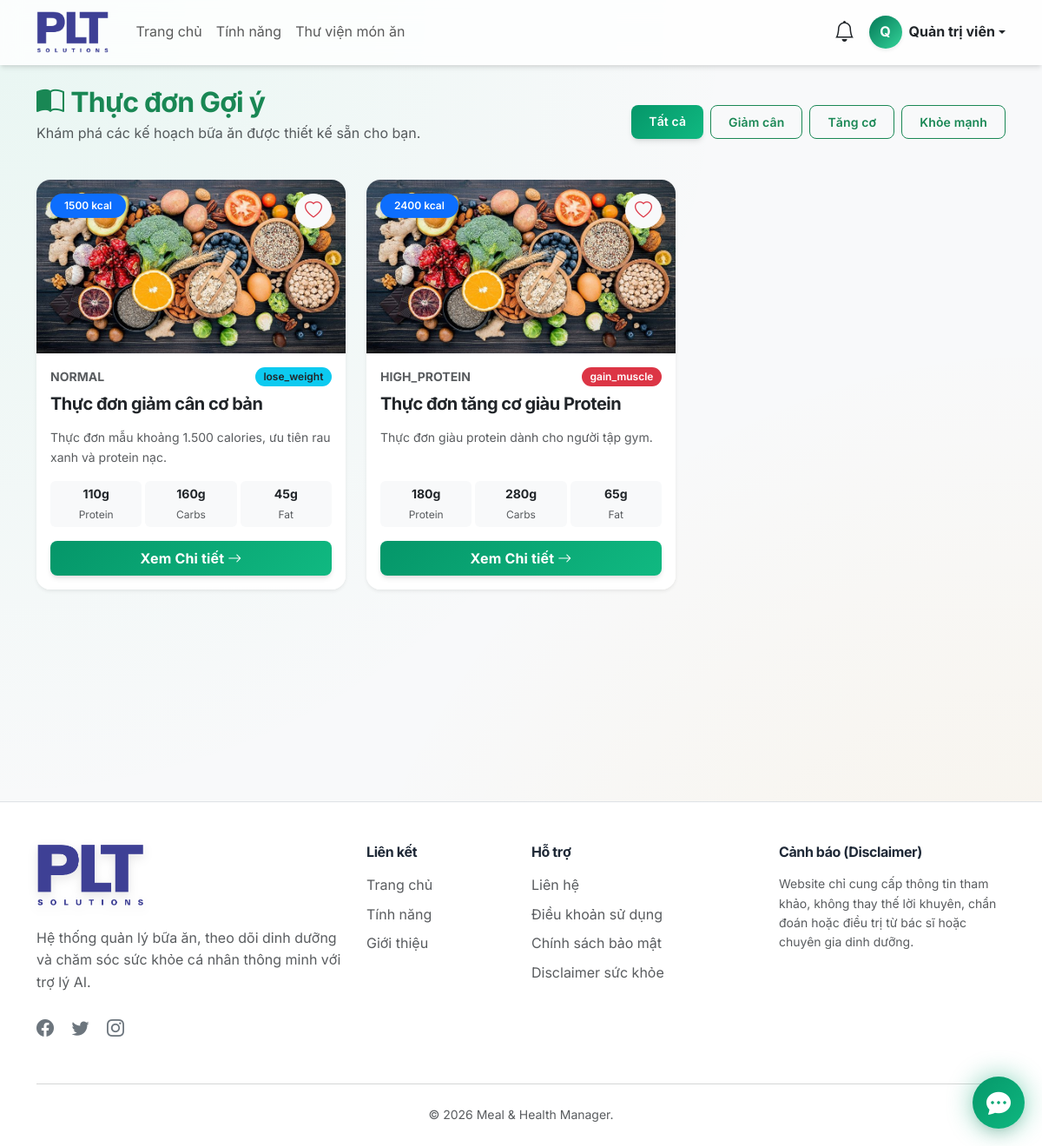
Page /user/meal-plans.php (signed in) on the earlier database version.
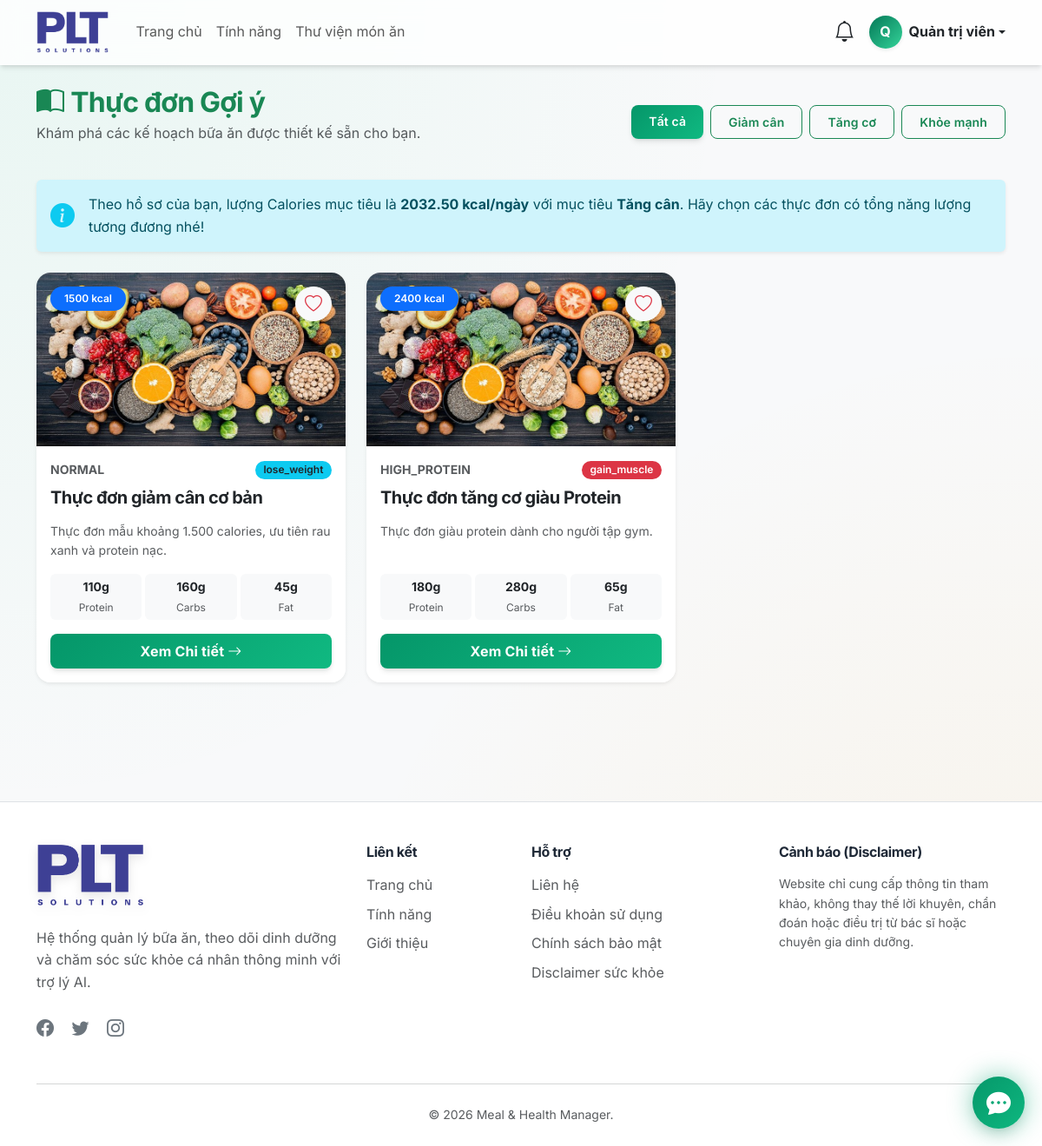
Same page on the later database version.
### tables this page shows
CREATE TABLE IF NOT EXISTS `meal_plans` (
  `id` bigint UNSIGNED NOT NULL AUTO_INCREMENT,
  `name` varchar(180) NOT NULL,
  `slug` varchar(200) NOT NULL,
  `description` text,
  `goal_type` enum('lose_weight','gain_weight','maintain_weight','gain_muscle') NOT NULL,
  `diet_type` varchar(255) DEFAULT 'normal',
  `total_calories` decimal(10,2) NOT NULL DEFAULT '0.00',
  `total_protein` decimal(10,2) NOT NULL DEFAULT '0.00',
  `total_carbs` decimal(10,2) NOT NULL DEFAULT '0.00',
  `total_fat` decimal(10,2) NOT NULL DEFAULT '0.00',
  `total_fiber` decimal(10,2) NOT NULL DEFAULT '0.00',
  `image` varchar(255) DEFAULT NULL,
  `is_premium` tinyint(1) NOT NULL DEFAULT '0',
  `status` enum('active','inactive') NOT NULL DEFAULT 'active',
  `created_by` bigint UNSIGNED DEFAULT NULL,
  `created_at` timestamp NOT NULL DEFAULT CURRENT_TIMESTAMP,
  `updated_at` timestamp NOT NULL DEFAULT CURRENT_TIMESTAMP ON UPDATE CURRENT_TIMESTAMP,
  PRIMARY KEY (`id`),
  UNIQUE KEY `slug` (`slug`),
  KEY `fk_meal_plans_created_by` (`created_by`),
  KEY `idx_meal_plans_goal` (`goal_type`),
  KEY `idx_meal_plans_status` (`status`),
  KEY `idx_meal_plans_premium` (`is_premium`)
);

CREATE TABLE IF NOT EXISTS `user_profiles` (
  `id` bigint UNSIGNED NOT NULL AUTO_INCREMENT,
  `user_id` bigint UNSIGNED NOT NULL,
  `date_of_birth` date DEFAULT NULL,
  `age` tinyint UNSIGNED DEFAULT NULL,
  `gender` enum('male','female','other') DEFAULT NULL,
  `height_cm` decimal(5,2) DEFAULT NULL,
  `current_weight_kg` decimal(6,2) DEFAULT NULL,
  `target_weight_kg` decimal(6,2) DEFAULT NULL,
  `activity_level` enum('sedentary','light','moderate','very_active','extra_active') DEFAULT 'sedentary',
  `health_goal` enum('lose_weight','gain_weight','maintain_weight','gain_muscle') DEFAULT 'maintain_weight',
  goal_pace enum('slow','moderate','fast') NOT NULL DEFAULT 'moderate',
  `diet_type` enum('normal','vegetarian','vegan','low_carb','low_sugar','gluten_free','high_protein') DEFAULT 'normal',
  `allergies` text,
  `disliked_foods` text,
  `meals_per_day` tinyint UNSIGNED NOT NULL DEFAULT '3',
  `bmr` decimal(8,2) DEFAULT NULL,
  `tdee` decimal(8,2) DEFAULT NULL,
  `bmi` decimal(5,2) DEFAULT NULL,
  `calorie_target` decimal(8,2) DEFAULT NULL,
  `protein_target` decimal(8,2) DEFAULT NULL,
  `carb_target` decimal(8,2) DEFAULT NULL,
  `fat_target` decimal(8,2) DEFAULT NULL,
  `fiber_target` decimal(8,2) DEFAULT '25.00',
  `water_target_ml` int UNSIGNED DEFAULT '2000',
  `created_at` timestamp NOT NULL DEFAULT CURRENT_TIMESTAMP,
  `updated_at` timestamp NOT NULL DEFAULT CURRENT_TIMESTAMP ON UPDATE CURRENT_TIMESTAMP,
  PRIMARY KEY (`id`),
  UNIQUE KEY `user_id` (`user_id`)
);

### includes/functions.php (called while the page is built, shortened)
<?php
function meal_plan_image_url($image) {
    $fallback = BASE_URL . '/img/bg1.jpg';
    if (!is_string($image) || trim($image) === '') {
        return $fallback;
    }
    $image = str_replace('\\', '/', trim($image));
    $filename = basename($image);
    $relative = '/uploads/meal_plans/' . $filename;
    $full_path = dirname(__DIR__) . str_replace('/', DIRECTORY_SEPARATOR, $relative);
    return is_file($full_path) ? BASE_URL . $relative : $fallback;
}

### models/ProfileModel.php (called while the page is built, shortened)
<?php
require_once __DIR__ . '/../config/database.php';
class ProfileModel {
    private $conn;
    private $table_name = "user_profiles";
    public function __construct() {
        $database = new Database();
        $this->conn = $database->getConnection();
    }
    public function getProfileByUserId($user_id) {
        $query = "SELECT *, height_cm as height, current_weight_kg as current_weight FROM " . $this->table_name . " WHERE user_id = :user_id LIMIT 1";
        $stmt = $this->conn->prepare($query);
        $stmt->bindParam(':user_id', $user_id);
        $stmt->execute();
        return $stmt->fetch(PDO::FETCH_ASSOC);
    }
}

### config/database.php (called while the page is built, shortened)
<?php
class Database {
    private $host = "127.0.0.1";
    private $db_name = "meal_health_manager";
    private $username = "root";
    private $password = "";
    public function getConnection() {
        $this->conn = null;
        try {
            $this->conn = new PDO("mysql:host=" . $this->host . ";dbname=" . $this->db_name . ";charset=utf8mb4", $this->username, $this->password);
            $this->conn->setAttribute(PDO::ATTR_ERRMODE, PDO::ERRMODE_EXCEPTION);
            $this->conn->setAttribute(PDO::ATTR_DEFAULT_FETCH_MODE, PDO::FETCH_ASSOC);
        } catch(PDOException $exception) {
            echo "Lỗi kết nối CSDL: " . $exception->getMessage();
            exit();
        }
        return $this->conn;
    }
}

### user/meal-plans.php (the view, shortened to what the rows shown need)
<?php
require_once __DIR__ . '/../config/database.php';
require_once __DIR__ . '/../includes/functions.php';
$database = new Database();
$conn = $database->getConnection();
$user_id = $_SESSION['user_id'];
require_once __DIR__ . '/../models/ProfileModel.php';
$profileModel = new ProfileModel();
$profile = $profileModel->getProfileByUserId($user_id);
$goalFilter = $_GET['goal'] ?? '';
$whereClauses = ["status = 'active'"];
$params = [];
$whereSql = "WHERE " . implode(' AND ', $whereClauses);
$stmt = $conn->prepare("SELECT * FROM meal_plans $whereSql ORDER BY created_at DESC");
$stmt->execute($params);
$plans = $stmt->fetchAll(PDO::FETCH_ASSOC);
$stmtFav = $conn->prepare("SELECT meal_plan_id FROM favorite_meal_plans WHERE user_id = :uid");
$stmtFav->execute([':uid' => $user_id]);
$favorites = $stmtFav->fetchAll(PDO::FETCH_COLUMN);
require_once __DIR__ . '/../includes/header.php';
?>
<div class="container py-4">
    <div class="row mb-4 align-items-center">
        <div class="col-md-6">
            <h2 class="fw-bold mb-0 text-success"><i class="bi bi-book-half me-2"></i>Thực đơn Gợi ý</h2>
        </div>
    </div>
    <?php if ($profile): ?>
    <div class="alert alert-info border-0 shadow-sm d-flex align-items-center mb-4">
        <i class="bi bi-info-circle-fill fs-3 text-info me-3"></i>
        <div>
            Theo hồ sơ của bạn, lượng Calories mục tiêu là <strong><?php echo $profile['calorie_target']; ?> kcal/ngày</strong>
            với mục tiêu <strong><?php
                echo $profile['health_goal'] == 'lose_weight' ? 'Giảm cân' :
                    ($profile['health_goal'] == 'gain_weight' ? 'Tăng cân' : 'Giữ dáng');
            ?></strong>. Hãy chọn các thực đơn có tổng năng lượng tương đương nhé!
        </div>
    </div>
    <?php endif; ?>
    <div class="row row-cols-1 row-cols-md-2 row-cols-lg-3 g-4">
        <?php foreach ($plans as $plan): ?>
            <?php $isFav = in_array($plan['id'], $favorites); ?>
            <div class="col">
                <div class="card h-100 shadow-sm border-0 card-hover overflow-hidden">
                    <div class="position-relative">
                        <img src="<?php echo htmlspecialchars(meal_plan_image_url($plan['image']), ENT_QUOTES, 'UTF-8'); ?>" class="card-img-top" alt="<?php echo htmlspecialchars($plan['name']); ?>" style="height: 200px; object-fit: cover;">
                        <div class="position-absolute top-0 start-0 m-3 d-flex flex-column gap-2">
                            <span class="badge bg-primary px-3 py-2 shadow-sm rounded-pill"><?php echo round($plan['total_calories']); ?> kcal</span>
                        </div>
                        <form method="POST" action="<?php echo BASE_URL; ?>/user/meal-plans.php<?php echo $goalFilter ? '?goal=' . urlencode($goalFilter) : ''; ?>" class="position-absolute top-0 end-0 m-3">
                            <button type="submit" class="btn btn-light rounded-circle shadow-sm text-danger d-flex align-items-center justify-content-center" style="width: 40px; height: 40px;">
                                <i class="bi <?php echo $isFav ? 'bi-heart-fill' : 'bi-heart'; ?> fs-5"></i>
                            </button>
                        </form>
                    </div>
                    <div class="card-body">
                        <div class="mb-2 d-flex justify-content-between align-items-center">
                            <span class="text-uppercase small fw-bold text-muted"><?php echo htmlspecialchars($plan['diet_type']); ?></span>
                            <?php
                                $bg = 'bg-secondary';
                                if($plan['goal_type'] == 'lose_weight') $bg = 'bg-info text-dark';
                                if($plan['goal_type'] == 'gain_muscle') $bg = 'bg-danger text-white';
                            ?>
                            <span class="badge <?php echo $bg; ?>"><?php echo $plan['goal_type']; ?></span>
                        </div>
                        <h5 class="card-title fw-bold mb-3"><?php echo htmlspecialchars($plan['name']); ?></h5>
                        <p class="card-text text-muted small" style="display: -webkit-box; -webkit-line-clamp: 2; -webkit-box-orient: vertical; overflow: hidden;">
                            <?php echo htmlspecialchars($plan['description'] ?: 'Không có mô tả cho thực đơn này.'); ?>
                        </p>
                    </div>
                    <div class="card-footer bg-white border-0 pt-0 pb-3">
                        <div class="row text-center mb-3 g-1 small">
                            <div class="col-4"><div class="p-1 rounded bg-light"><strong><?php echo round($plan['total_protein']); ?>g</strong><br><span class="text-muted" style="font-size:0.75rem">Protein</span></div></div>
                            <div class="col-4"><div class="p-1 rounded bg-light"><strong><?php echo round($plan['total_carbs']); ?>g</strong><br><span class="text-muted" style="font-size:0.75rem">Carbs</span></div></div>
                            <div class="col-4"><div class="p-1 rounded bg-light"><strong><?php echo round($plan['total_fat']); ?>g</strong><br><span class="text-muted" style="font-size:0.75rem">Fat</span></div></div>
                        </div>
                        <a href="<?php echo BASE_URL; ?>/user/meal-plan-view.php?id=<?php echo $plan['id']; ?>" class="btn btn-success w-100 fw-bold">Xem Chi tiết <i class="bi bi-arrow-right"></i></a>
                    </div>
                </div>
            </div>
        <?php endforeach; ?>
    </div>
</div>
<?php require_once __DIR__ . '/../includes/footer.php'; ?>

Differences in the rows shown:
added user_profiles: calorie_target "2032.50"
Other differences:
text now shown: "Theo hồ sơ của bạn, lượng Calories mục tiêu là kcal/ngày với mục tiêu Tăng cân . Hãy chọn các thực đơn có tổng năng lượng tương đương nhé!"
